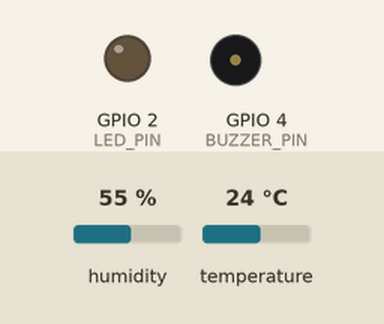
This sketch was run on a simulated ESP32. On the bench: output pins drawn as LEDs (lit = HIGH), buzzer (waves = sounding, pin HIGH). The inputs (shaded band) are chosen by the test bench; at power-on: temperature 24 °C, humidity 55 %. WiFi joins after 1.5 s; servers stay silent unless stated; uploads are accepted with an empty reply; what the sketch prints to the serial monitor is not drawn.

Above: at 2.7 s.
2.8 s: temperature set to 26 °C
At 15.4 s:
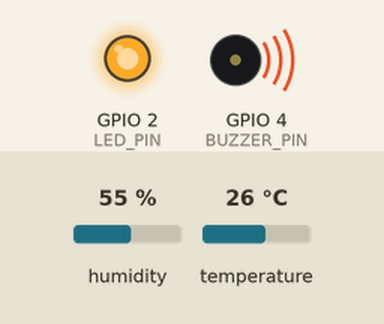
23.0 s: temperature set to 12 °C
At 30.4 s:
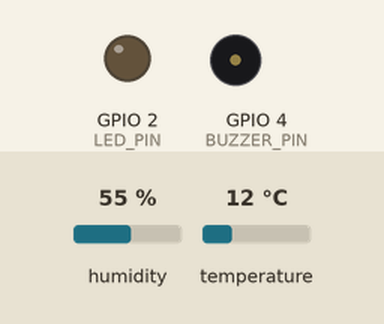
43.2 s: temperature set to 28 °C
At 45.4 s:
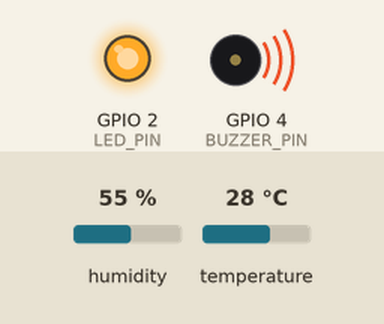
Timing chart, 0 to 46.9 s (numbered marks = the images above; inputs shaded):
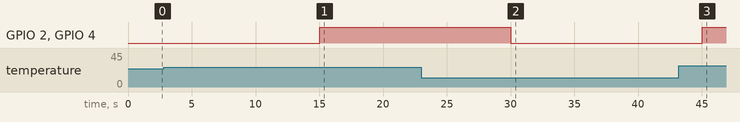

Measured:
- the behaviour switches between 24 and 25 °C on temperature (found by bisection; images 0 and 1)
- after the input at 2.8 s, GPIO 2 (LED_PIN), GPIO 4 (BUZZER_PIN): LOW → HIGH after 12.2 s
- after the input at 23.0 s, GPIO 2 (LED_PIN), GPIO 4 (BUZZER_PIN): HIGH → LOW after 7.0 s
- after the input at 43.2 s, GPIO 2 (LED_PIN), GPIO 4 (BUZZER_PIN): LOW → HIGH after 1.8 s

The sketch:

esp32-prototype.ino
```cpp
#include <WiFi.h>
#include <HTTPClient.h>
#include <DHT.h>
#include "secrets.h" //credentials

//pins
#define DHTPIN 15
#define DHTTYPE DHT11
#define LED_PIN 2
#define BUZZER_PIN 4

#define TEMP_THRESHOLD 25.0

//API and wifi credentials
const char* ssid = SSID;
const char* password = PASS;
const char* api_url = API_URL;

DHT dht(DHTPIN, DHTTYPE);

unsigned long previousMillis = 0;
const long readInterval = 15000; //15 seconds interval to prevent API spam

void setup() {
  Serial.begin(9600);

  pinMode(LED_PIN, OUTPUT);
  pinMode(BUZZER_PIN, OUTPUT);

  dht.begin();

  //start wifi connection
  Serial.print("Connecting to wifi: ");
  Serial.println(ssid);
  WiFi.begin(ssid, password);

  //wait until connected
  while (WiFi.status() != WL_CONNECTED) {
    delay(500);
    Serial.print(".");
  }

  Serial.println("\n Wifi Connected Successfully!");
  Serial.print("ESP32 IP: ");
  Serial.println(WiFi.localIP());
}

void loop() {
  unsigned long currentMillis = millis();

  //check if its time to read the sensor
  if (currentMillis - previousMillis >= readInterval) {
    previousMillis = currentMillis;

    float humidity = dht.readHumidity();
    float temperature = dht.readTemperature();

    //check if any read failed
    if (isnan(humidity) || isnan(temperature)) {
      Serial.println("Failed to read DHT sensor!");
      return;
    }

    //alarm
    if (temperature >= TEMP_THRESHOLD) {
      digitalWrite(LED_PIN, HIGH);
      digitalWrite(BUZZER_PIN, HIGH);
    } else {
      digitalWrite(LED_PIN, LOW);
      digitalWrite(BUZZER_PIN, LOW);
    }

    Serial.print("Temp: ");
    Serial.print(temperature);
    Serial.print(" °C | Hum: ");
    Serial.print(humidity);
    Serial.println(" %");

    //send data to API (HTTP POST)
    if (WiFi.status() == WL_CONNECTED) {
      HTTPClient http;
      http.begin(api_url);

      //specify content type as JSON
      http.addHeader("Content-Type", "application/json");

      //build JSON payload
      String jsonPayload = "{\"temperature\": " + String(temperature) + ", \"humidity\": " + String(humidity) + "}";

      //make the POST request
      int httpResponseCode = http.POST(jsonPayload);

      if (httpResponseCode > 0) {
        Serial.print("SUCCESS! API Response Code: ");
        Serial.println(httpResponseCode);
      } else {
        Serial.print("ERROR sending to API: ");
        Serial.println(httpResponseCode);
      }

      //close connection
      http.end();
    } else {
      Serial.println("Hey! Wifi disconnected!");
    }
  }
}
```

secrets_example.h
```cpp
//secrets.h example
#define SSID "WIFINAME"
#define PASS "WIFIPASSWORD"
#define API_URL "http://IPHERE:8000/data"
```
